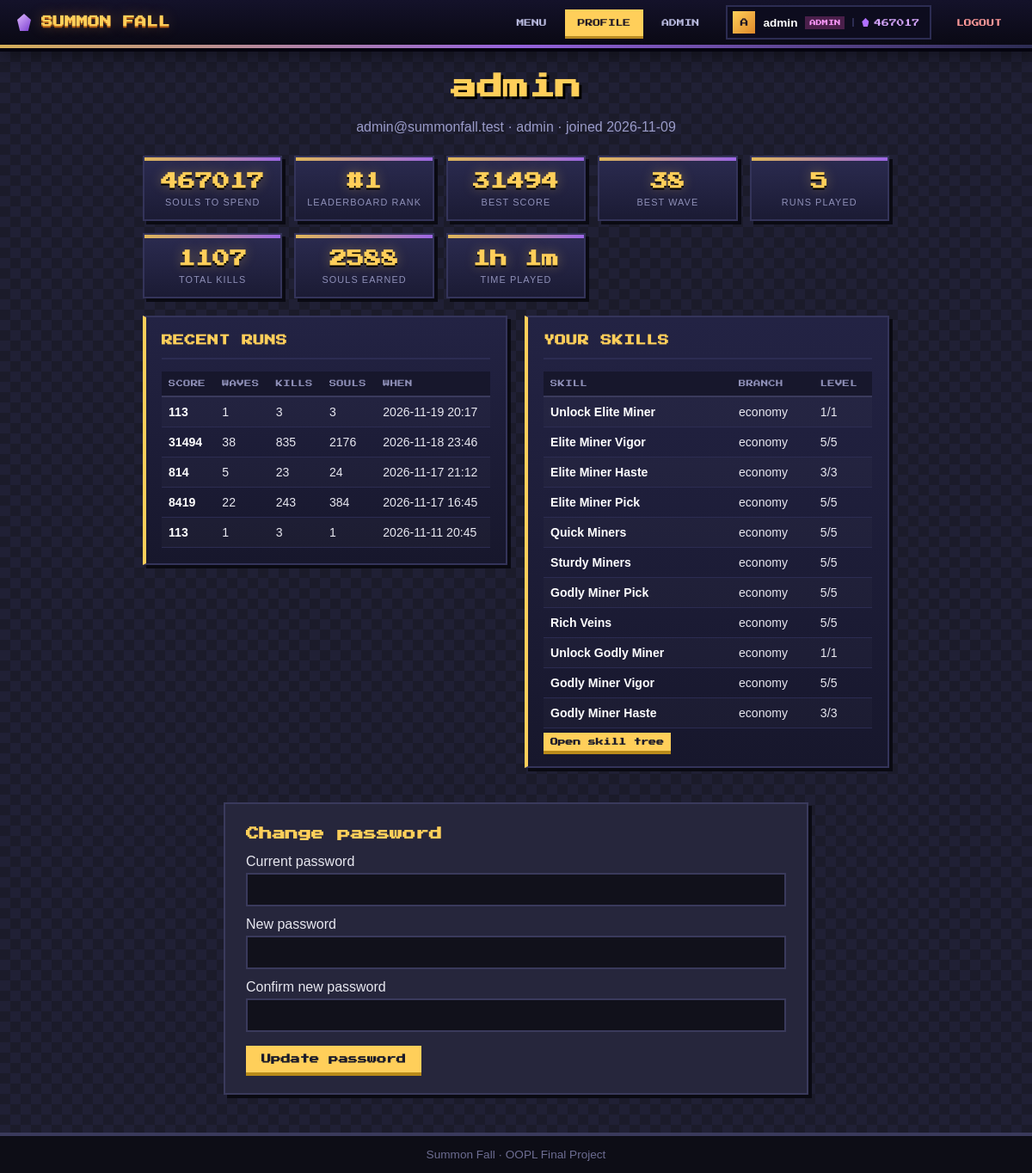
Screenshot of /views/profile.php (signed in) with the database file from the repository.
### tables this page shows
CREATE TABLE `users` (
  `id` int UNSIGNED NOT NULL,
  `username` varchar(30) NOT NULL,
  `email` varchar(100) NOT NULL,
  `password_hash` varchar(255) NOT NULL,
  `role` enum('admin','player') NOT NULL DEFAULT 'player',
  `souls` int UNSIGNED NOT NULL DEFAULT '0',
  `created_at` timestamp NULL DEFAULT CURRENT_TIMESTAMP
);

CREATE TABLE `scores` (
  `id` int UNSIGNED NOT NULL,
  `user_id` int UNSIGNED NOT NULL,
  `map_id` tinyint NOT NULL DEFAULT '1',
  `score` int UNSIGNED NOT NULL,
  `waves_reached` int UNSIGNED NOT NULL,
  `kills` int UNSIGNED NOT NULL,
  `souls_earned` int UNSIGNED NOT NULL,
  `duration_sec` int UNSIGNED NOT NULL,
  `played_at` timestamp NULL DEFAULT CURRENT_TIMESTAMP
);

CREATE TABLE `player_skills` (
  `user_id` int UNSIGNED NOT NULL,
  `skill_id` int UNSIGNED NOT NULL,
  `level` tinyint UNSIGNED NOT NULL DEFAULT '1'
);

CREATE TABLE `skills` (
  `id` int UNSIGNED NOT NULL,
  `name` varchar(40) NOT NULL,
  `description` varchar(160) NOT NULL,
  `branch` varchar(30) NOT NULL,
  `tier` tinyint UNSIGNED NOT NULL,
  `parent_skill_id` int UNSIGNED DEFAULT NULL,
  `unit_id` int UNSIGNED DEFAULT NULL,
  `stat` varchar(30) NOT NULL,
  `bonus_per_level` decimal(6,2) NOT NULL,
  `base_cost` int UNSIGNED NOT NULL,
  `cost_growth` decimal(3,2) NOT NULL DEFAULT '1.50',
  `max_level` tinyint UNSIGNED NOT NULL DEFAULT '5',
  `unit_line` varchar(20) DEFAULT NULL,
  `unit_tier` tinyint NOT NULL DEFAULT '0',
  `unlocks_unit_id` int DEFAULT NULL,
  `hero_id` int DEFAULT NULL
);

### classes/Auth.php (called while the page is built, shortened)
<?php
class Auth
{
    private static ?User $current = null;
    public static function user(): ?User
    {
        if (self::$current === null && isset($_SESSION['user_id'])) {
            self::$current = User::find((int) $_SESSION['user_id']);
        }
        return self::$current;
    }
    public static function check(): bool
    {
        return self::user() !== null;
    }
}

### classes/AdminUser.php (called while the page is built, shortened)
<?php
class AdminUser extends User
{
    public function getRole(): string { return 'admin'; }
    public function canManageContent(): bool { return true; }
}

### classes/User.php (called while the page is built, shortened)
<?php
abstract class User extends Model
{
    private string $username;
    private string $email;
    private int $souls;
    public function __construct(string $username, string $email, string $passwordHash, int $souls = 0, ?int $id = null)
    {
        $this->souls = $souls;
    }
    public function getUsername(): string { return $this->username; }
    public function getEmail(): string { return $this->email; }
    public function getSouls(): int { return $this->souls; }
    public function setUsername(string $username): void
    {
        $this->username = $username;
    }
    public function setEmail(string $email): void
    {
        $this->email = $email;
    }
}

### classes/Database.php (called while the page is built, shortened)
<?php
class Database
{
    private static ?Database $instance = null;
    private PDO $pdo;
    private function __construct()
    {
        $c = require BASE_PATH . '/config/database.php';
        $dsn = "mysql:host={$c['host']};dbname={$c['name']};charset={$c['charset']}";
        try {
            $this->pdo = new PDO($dsn, $c['user'], $c['pass'], [
                PDO::ATTR_ERRMODE            => PDO::ERRMODE_EXCEPTION,
                PDO::ATTR_DEFAULT_FETCH_MODE => PDO::FETCH_ASSOC,
                PDO::ATTR_EMULATE_PREPARES   => false,
            ]);
        } catch (PDOException $e) {
            throw new DatabaseException(DEBUG ? $e->getMessage() : 'Could not connect to the database.', 0, $e);
        }
    }
    public static function getInstance(): Database
    {
        if (self::$instance === null) {
            self::$instance = new Database();
        }
        return self::$instance;
    }
    public function query(string $sql, array $params = []): PDOStatement
    {
        try {
            $stmt = $this->pdo->prepare($sql);
            $stmt->execute($params);
            return $stmt;
        } catch (PDOException $e) {
            throw new DatabaseException(DEBUG ? $e->getMessage() : 'A database error occurred.', 0, $e);
        }
    }
    public function fetchAll(string $sql, array $params = []): array
    {
        return $this->query($sql, $params)->fetchAll();
    }
    public function fetchOne(string $sql, array $params = []): ?array
    {
        $row = $this->query($sql, $params)->fetch();
        return $row === false ? null : $row;
    }
}

### config/database.php (called while the page is built)
<?php
return [
    'host'    => 'localhost',
    'name'    => 'summon_fall',
    'user'    => 'root',
    'pass'    => '',
    'charset' => 'utf8mb4',
];

### classes/Model.php (called while the page is built, shortened)
<?php
abstract class Model implements Crudable
{
    protected static string $table = '';
    private ?int $id;
    public function __construct(?int $id = null)
    {
        $this->id = $id;
    }
    public function getId(): ?int { return $this->id; }
    public static function find(int $id): ?static
    {
        $row = Database::getInstance()->fetchOne('SELECT * FROM ' . static::$table . ' WHERE id = ?', [$id]);
        return $row ? static::fromRow($row) : null;
    }
}

### includes/auth_check.php (called while the page is built, shortened)
<?php
require_once __DIR__ . '/autoload.php';
if (!Auth::check()) {
    header('Location: ' . BASE_URL . '/views/auth/login.php');
    exit;
}
$currentUser = Auth::user();

### includes/admin_helpers.php (called while the page is built, shortened)
<?php
function h($v): string
{
    return htmlspecialchars((string) $v, ENT_QUOTES, 'UTF-8');
}

### classes/Score.php (called while the page is built, shortened)
<?php
class Score extends Model
{
    public static function statsFor(int $userId): array
    {
        $db = Database::getInstance();
        $row = $db->fetchOne(
            'SELECT COUNT(*) AS runs, COALESCE(MAX(score),0) AS best, COALESCE(MAX(waves_reached),0) AS best_wave,
                    COALESCE(SUM(kills),0) AS kills, COALESCE(SUM(souls_earned),0) AS souls,
                    COALESCE(SUM(duration_sec),0) AS seconds
             FROM scores WHERE user_id = ?',
            [$userId]
        );
        $rank = null;
        if ((int) $row['runs'] > 0) {
            $r = $db->fetchOne(
                'SELECT COUNT(*) + 1 AS pos FROM (SELECT MAX(score) AS m FROM scores GROUP BY user_id) t WHERE t.m > ?',
                [$row['best']]
            );
            $rank = (int) $r['pos'];
        }
        return [
            'runs' => (int) $row['runs'], 'best' => (int) $row['best'], 'bestWave' => (int) $row['best_wave'],
            'kills' => (int) $row['kills'], 'souls' => (int) $row['souls'], 'seconds' => (int) $row['seconds'],
            'rank' => $rank,
        ];
    }
    public static function recentFor(int $userId, int $limit = 10): array
    {
        return Database::getInstance()->fetchAll(
            'SELECT score, waves_reached, kills, souls_earned, duration_sec, played_at
             FROM scores WHERE user_id = ? ORDER BY played_at DESC, id DESC LIMIT ' . (int) $limit,
            [$userId]
        );
    }
}

### includes/autoload.php (called while the page is built, shortened)
<?php
spl_autoload_register(function (string $class): void {
    $dirs = [BASE_PATH . '/classes/', BASE_PATH . '/classes/exceptions/'];
    foreach ($dirs as $dir) {
        $file = $dir . $class . '.php';
        if (is_file($file)) {
            return;
        }
    }
});

### views/profile.php (the view, shortened to what this page needs)
<?php
require_once __DIR__ . '/../includes/auth_check.php';
require_once __DIR__ . '/../includes/admin_helpers.php';
$stats = ['runs' => 0, 'best' => 0, 'bestWave' => 0, 'kills' => 0, 'souls' => 0, 'seconds' => 0, 'rank' => null];
$recent = [];
$owned = [];
$joined = '';
try {
    $uid = $currentUser->getId();
    $db = Database::getInstance();
    $stats = Score::statsFor($uid);
    $recent = Score::recentFor($uid, 10);
    $owned = $db->fetchAll(
        'SELECT s.name, s.branch, ps.level, s.max_level FROM player_skills ps
         JOIN skills s ON s.id = ps.skill_id WHERE ps.user_id = ? ORDER BY s.branch, s.tier',
        [$uid]
    );
    $row = $db->fetchOne('SELECT created_at FROM users WHERE id = ?', [$uid]);
    $joined = $row ? substr($row['created_at'], 0, 10) : '';
} catch (DatabaseException $e) {
    $loadError = DEBUG ? $e->getMessage() : 'Could not load your stats.';
}
$hours = intdiv($stats['seconds'], 3600);
$mins = intdiv($stats['seconds'] % 3600, 60);
require __DIR__ . '/../includes/header.php';
?>
<section class="hero">
    <h1><?= h($currentUser->getUsername()) ?></h1>
    <p><?= h($currentUser->getEmail()) ?> &middot; <?= h($currentUser->getRole()) ?> &middot; joined <?= h($joined) ?></p>
</section>
<div class="tiles">
    <div class="tile"><strong><?= $currentUser->getSouls() ?></strong><span>Souls to spend</span></div>
    <div class="tile"><strong><?= $stats['rank'] !== null ? '#' . $stats['rank'] : '-' ?></strong><span>Leaderboard rank</span></div>
    <div class="tile"><strong><?= $stats['best'] ?></strong><span>Best score</span></div>
    <div class="tile"><strong><?= $stats['bestWave'] ?></strong><span>Best wave</span></div>
    <div class="tile"><strong><?= $stats['runs'] ?></strong><span>Runs played</span></div>
    <div class="tile"><strong><?= $stats['kills'] ?></strong><span>Total kills</span></div>
    <div class="tile"><strong><?= $stats['souls'] ?></strong><span>Souls earned</span></div>
    <div class="tile"><strong><?= $hours ?>h <?= $mins ?>m</strong><span>Time played</span></div>
</div>
<div class="two-col">
    <div class="panel">
        <h2>Recent runs</h2>
        <div class="table-wrap"><table class="admin-table">
            <tr><th>Score</th><th>Waves</th><th>Kills</th><th>Souls</th><th>When</th></tr>
            <?php foreach ($recent as $r): ?>
                <tr><td><?= $r['score'] ?></td><td><?= $r['waves_reached'] ?></td><td><?= $r['kills'] ?></td><td><?= $r['souls_earned'] ?></td><td><?= h(substr($r['played_at'], 0, 16)) ?></td></tr>
            <?php endforeach; ?>
        </table></div>
    </div>
    <div class="panel">
        <h2>Your skills</h2>
        <div class="table-wrap"><table class="admin-table">
            <tr><th>Skill</th><th>Branch</th><th>Level</th></tr>
            <?php foreach ($owned as $s): ?>
                <tr><td><?= h($s['name']) ?></td><td><?= h($s['branch']) ?></td><td><?= $s['level'] ?>/<?= $s['max_level'] ?></td></tr>
            <?php endforeach; ?>
        </table></div>
        <a class="btn small" href="skills.php">Open skill tree</a>
    </div>
</div>
<div class="card wide">
    <h2>Change password</h2>
    <form class="form" method="post" novalidate>
        <label for="current_password">Current password</label>
        <input id="current_password" name="current_password" type="password">
        <label for="new_password">New password</label>
        <input id="new_password" name="new_password" type="password">
        <label for="confirm">Confirm new password</label>
        <input id="confirm" name="confirm" type="password">
        <button class="btn" type="submit">Update password</button>
    </form>
</div>
<?php require __DIR__ . '/../includes/footer.php'; ?>

### includes/header.php (shortened to what this page needs)
<?php
require_once __DIR__ . '/autoload.php';
$navUser = Auth::user();
$cssVersion = @filemtime(BASE_PATH . '/assets/css/main.css') ?: 1;
?>
<!DOCTYPE html>
<html lang="en">
<head>
    <link rel="stylesheet" href="<?= BASE_URL ?>/assets/css/main.css?v=<?= $cssVersion ?>">
</head>
<body>
<?php
$navPage = basename($_SERVER['SCRIPT_NAME']);
$navActive = fn(string ...$files) => in_array($navPage, $files, true) ? ' on' : '';
?>
<header class="topbar">
    <a class="brand" href="<?= BASE_URL ?>/<?= $navUser ? 'views/menu.php' : 'index.php' ?>">
        <i class="brand-gem"></i><span>Summon Fall</span>
    </a>
    <nav class="topnav">
        <?php if ($navUser): ?>
            <a class="nl<?= $navActive('menu.php') ?>" href="<?= BASE_URL ?>/views/menu.php">Menu</a>
            <a class="nl<?= $navActive('profile.php') ?>" href="<?= BASE_URL ?>/views/profile.php">Profile</a>
            <?php if ($navUser->canManageContent()): ?>
                <a class="nl<?= str_contains($_SERVER['SCRIPT_NAME'], '/admin/') ? ' on' : '' ?>" href="<?= BASE_URL ?>/views/admin/dashboard.php">Admin</a>
            <?php endif; ?>
            <span class="nuser" title="<?= htmlspecialchars($navUser->getRole()) ?>">
                <b class="av"><?= htmlspecialchars(strtoupper(substr($navUser->getUsername(), 0, 1))) ?></b>
                <span class="nm"><?= htmlspecialchars($navUser->getUsername()) ?></span>
                <em class="rl <?= htmlspecialchars($navUser->getRole()) ?>"><?= htmlspecialchars($navUser->getRole()) ?></em>
                <span class="sl"><i class="gem"></i><?= (int) $navUser->getSouls() ?></span>
            </span>
            <a class="nl out" href="<?= BASE_URL ?>/views/auth/logout.php">Logout</a>
        <?php else: ?>
            <a class="nl<?= $navActive('login.php') ?>" href="<?= BASE_URL ?>/views/auth/login.php">Login</a>
            <a class="nl cta<?= $navActive('register.php') ?>" href="<?= BASE_URL ?>/views/auth/register.php">Register</a>
        <?php endif; ?>
    </nav>
</header>
<main class="container">

### rows the page displays
users: username "A", username "admin", souls "467017", email "admin@summonfall.test", created_at "2026-11-09"
scores: score "113", waves_reached "1", kills "3", souls_earned "3", played_at "2026-11-19 20:17"
scores: score "31494", waves_reached "38", kills "835", souls_earned "2176", played_at "2026-11-18 23:46"
scores: score "814", waves_reached "5", kills "23", souls_earned "24", played_at "2026-11-17 21:12"
scores: score "8419", waves_reached "22", kills "243", souls_earned "384", played_at "2026-11-17 16:45"
scores: score "113", waves_reached "1", kills "3", souls_earned "1", played_at "2026-11-11 20:45"
player_skills: skill.name "Unlock Elite Miner", skill.branch "economy", level "1", skill.max_level "1"
player_skills: skill.name "Elite Miner Vigor", skill.branch "economy", level "5", skill.max_level "5"
player_skills: skill.name "Elite Miner Haste", skill.branch "economy", level "3", skill.max_level "3"
player_skills: skill.name "Elite Miner Pick", skill.branch "economy", level "5", skill.max_level "5"
player_skills: skill.name "Quick Miners", skill.branch "economy", level "5", skill.max_level "5"
player_skills: skill.name "Sturdy Miners", skill.branch "economy", level "5", skill.max_level "5"
player_skills: skill.name "Godly Miner Pick", skill.branch "economy", level "5", skill.max_level "5"
player_skills: skill.name "Rich Veins", skill.branch "economy", level "5", skill.max_level "5"
player_skills: skill.name "Unlock Godly Miner", skill.branch "economy", level "1", skill.max_level "1"
player_skills: skill.name "Godly Miner Vigor", skill.branch "economy", level "5", skill.max_level "5"
player_skills: skill.name "Godly Miner Haste", skill.branch "economy", level "3", skill.max_level "3"

### other values shown
$navUser->getRole() "ADMIN"
$currentUser->getRole() "admin"
$stats['rank'] "1"
$stats['best'] "31494"
$stats['bestWave'] "38"
$stats['runs'] "5"
$stats['kills'] "1107"
$stats['souls'] "2588"
$hours "1"
$mins "1"
APP_NAME "Summon Fall"
